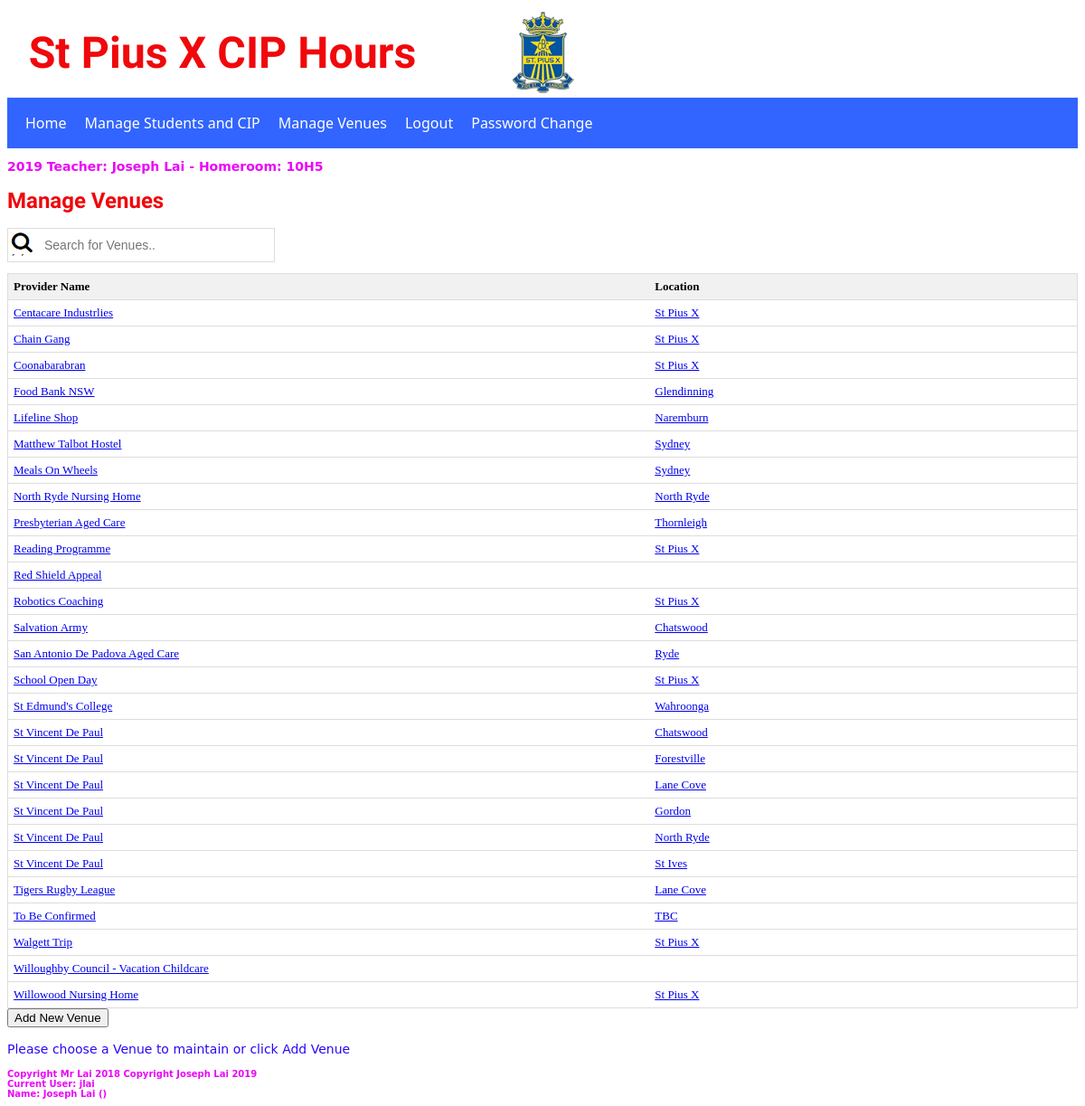
Screenshot of /venues.php (signed in) with the database file from the repository.
### tables this page shows
CREATE TABLE IF NOT EXISTS `cip_provider` (
  `providerId` int(11) NOT NULL AUTO_INCREMENT,
  `providerName` varchar(100) NOT NULL COMMENT 'Provider Name - e.g. St Vincent De Paul',
  `location` varchar(50) DEFAULT NULL COMMENT 'Location of provider - e.g. Chatswood',
  PRIMARY KEY (`providerId`)
);

### venues.php (the view, shortened to what this page needs)
<?php
require("sessionCheck.php");
$year = $_SESSION['year'];
$homeroom = $_SESSION['homeroom'];
$firstName = $_SESSION["firstName"];
$lastName = $_SESSION["lastName"];
$pageHead = "<h2>$year Teacher: $firstName $lastName - Homeroom: $homeroom</h2>";
$error="Please choose a Venue to maintain or click Add Venue";
$conn = getConn();
$sql = 'SELECT providerId, providerName, location FROM cip_provider ORDER BY providerName';
$venueList = "";
$result = mysqli_query($conn,$sql) or die(mysqli_error($conn)) ;
if (mysqli_num_rows($result)>0) {
	$venueList .= "<form id='venues' name='venues' action='venue.php' method='post'>";
	$venueList .= "<table id='myTable' width='80%'><tr class='header'><th width='60%'>Provider Name</th><th width='40%'>Location</th></tr>";
	while($provRow = mysqli_fetch_assoc($result)) {
		$providerId = $provRow["providerId"];
		$providerName = $provRow["providerName"];
		$location=$provRow["location"];
		$venueList .= "<tr><td><a href='venue.php?venue=$providerId&function=edit'>$providerName</a></td>";
		$venueList .= "<td><a href='venue.php?venue=$providerId&function=edit'>$location</a>";
		$venueList .= "</td></tr>";
	}
	$venueList .= "</table>";
	$venueList .= "<button type='submit' name='new'>Add New Venue</button>";
	$venueList .= "<p></p>";
	$venueList .= "</form>";
} else {
	$error = "<p>No Venues Available!</p>";
}
?>
<!DOCTYPE html>
<html>
<head>
	<link href="css/spxcip.css" rel="stylesheet" type="text/css">
	<link href="css/filterTable.css" rel="stylesheet" type="text/css">
</head>
<body>
<header class="page-header">
<h1>St Pius X CIP Hours</h1>
</header>
<?php require("nav.php"); ?>
<maincontent>
<?php echo($pageHead); ?>
<h1>Manage Venues</h1>
<div>
<input type="text" class="myInput" id="myInput0" onkeyup="myFunction(0)" placeholder="Search for Venues..">
<?php echo($venueList);
?>
</div>
<span><p><?php echo $error; ?></p></span>
</maincontent>
<footer>
Copyright Mr Lai 2018
<span><?php echo $footer;?>
</span>
</footer>
</body>
</html>

### sessionCheck.php (shortened to what this page needs)
<?php
if (!isset($_SESSION['username'])) {
	echo ("<script>alert('not logged in');</script>");
	header("Location: login.php");
	exit;
} else {
	$username 	= $_SESSION["username"];
	$firstName 	= $_SESSION["firstName"];
	$lastName 	= $_SESSION["lastName"];
	$systemAdmin = $_SESSION["systemAdmin"];
	$footer = "Copyright Joseph Lai 2019<div><div>Current User: $username</div><div>Name: $firstName $lastName ($systemAdmin)</div></div>";
}
?>

### nav.php
<nav>
	<ul>
		<li><a href="index.html">Home</a></li>
		<li><a href="students.php">Manage Students and CIP</a></li>
		<li><a href="venues.php">Manage Venues</a></li>
		<li><a href="logout.php">Logout</a></li>
		<li><a href="passchange.php">Password Change</a></li>
	</ul>
</nav>

### css/spxcip.css (style rules this page uses)
header { background-image: url(../images/spxlogo.png); background-position: center; background-repeat: no-repeat; height: 100px; background-color:aliceblue; }
header.page-header { background: no-repeat center/contain url(../images/spxlogo.png); display: flex; height: 100px; min-width: 100px; align-items: center; color: #000; }
header.page-header > h1 { font-family: 'Acme', sans-serif; font-size: calc(40px + (26 - 14) * ((100vw - 300px) / (1600 - 300))); margin: 2%; }
nav { display:inline; }
nav ul { list-style-type: none; margin: 0 auto; padding: 10; overflow: hidden; background-color:rgba(50,100,255,1.00); }
nav ul li { float: left; }
nav ul li a { font-family: Segoe, "Segoe UI", "DejaVu Sans", "Trebuchet MS", Verdana, sans-serif; display: inline-block; color: white; text-align: center; padding: 7px 10px; text-decoration: none; }
h1 { font-family: 'Acme', sans-serif;; font-size: 24px; font-weight: bold; color: #F0080C; }
p { font-family: "Lucida Grande", "Lucida Sans Unicode", "Lucida Sans", "DejaVu Sans", Verdana, sans-serif; font-size: 14px; color: #2909F5; }
h2 { font-family: "Lucida Grande", "Lucida Sans Unicode", "Lucida Sans", "DejaVu Sans", Verdana, sans-serif; font-size: 14px; font-weight: bold; color: #EB06F9; }
mainContent { background-color:burlywood; }
footer { font-family: "Lucida Grande", "Lucida Sans Unicode", "Lucida Sans", "DejaVu Sans", Verdana, sans-serif; font-size: 10px; font-weight: bold; color: #EB06F9; }

### css/filterTable.css (style rules this page uses)
.myInput { background-image: url('../images/searchicon2.png'); background-position: 1px 2px; background-repeat: no-repeat; width: 25%; font-size: 14px; padding: 10px 20px 10px 40px; border: 1px solid #ddd; margin-bottom: 12px; }
#myTable, #myTable1 { border-collapse: collapse; width: 100%; border: 1px solid #ddd; font-size: 13px; }
#myTable th, #myTable td, #myTable1 th, #myTable1 td { text-align: left; padding: 6px; }
#myTable tr, #myTable1 tr { border-bottom: 1px solid #ddd; }
#myTable tr.header, #myTable tr:hover, #myTable1 tr.header, #myTable1 tr:hover { background-color: #f1f1f1; }

### rows the page displays
cip_provider: providerName "Centacare Industrlies", location "St Pius X"
cip_provider: providerName "Chain Gang", location "St Pius X"
cip_provider: providerName "Coonabarabran", location "St Pius X"
cip_provider: providerName "Food Bank NSW", location "Glendinning"
cip_provider: providerName "Lifeline Shop", location "Naremburn"
cip_provider: providerName "Matthew Talbot Hostel", location "Sydney"
cip_provider: providerName "Meals On Wheels", location "Sydney"
cip_provider: providerName "North Ryde Nursing Home", location "North Ryde"
cip_provider: providerName "Presbyterian Aged Care", location "Thornleigh"
cip_provider: providerName "Reading Programme", location "St Pius X"
cip_provider: providerName "Red Shield Appeal"
cip_provider: providerName "Robotics Coaching", location "St Pius X"
cip_provider: providerName "Salvation Army", location "Chatswood"
cip_provider: providerName "San Antonio De Padova Aged Care", location "Ryde"
cip_provider: providerName "School Open Day", location "St Pius X"
cip_provider: providerName "St Edmund's College", location "Wahroonga"
cip_provider: providerName "St Vincent De Paul", location "Chatswood"
cip_provider: providerName "St Vincent De Paul", location "Forestville"
cip_provider: providerName "St Vincent De Paul", location "Lane Cove"
cip_provider: providerName "St Vincent De Paul", location "Gordon"
cip_provider: providerName "St Vincent De Paul", location "North Ryde"
cip_provider: providerName "St Vincent De Paul", location "St Ives"
cip_provider: providerName "Tigers Rugby League", location "Lane Cove"
cip_provider: providerName "To Be Confirmed", location "TBC"
cip_provider: providerName "Walgett Trip", location "St Pius X"
cip_provider: providerName "Willoughby Council - Vacation Childcare"
cip_provider: providerName "Willowood Nursing Home", location "St Pius X"

### other values shown
$year "2019"
$firstName "Joseph"
$lastName "Lai"
$homeroom "10H5"
$error "Please choose a Venue to maintain or click Add Venue"
$username "jlai"
